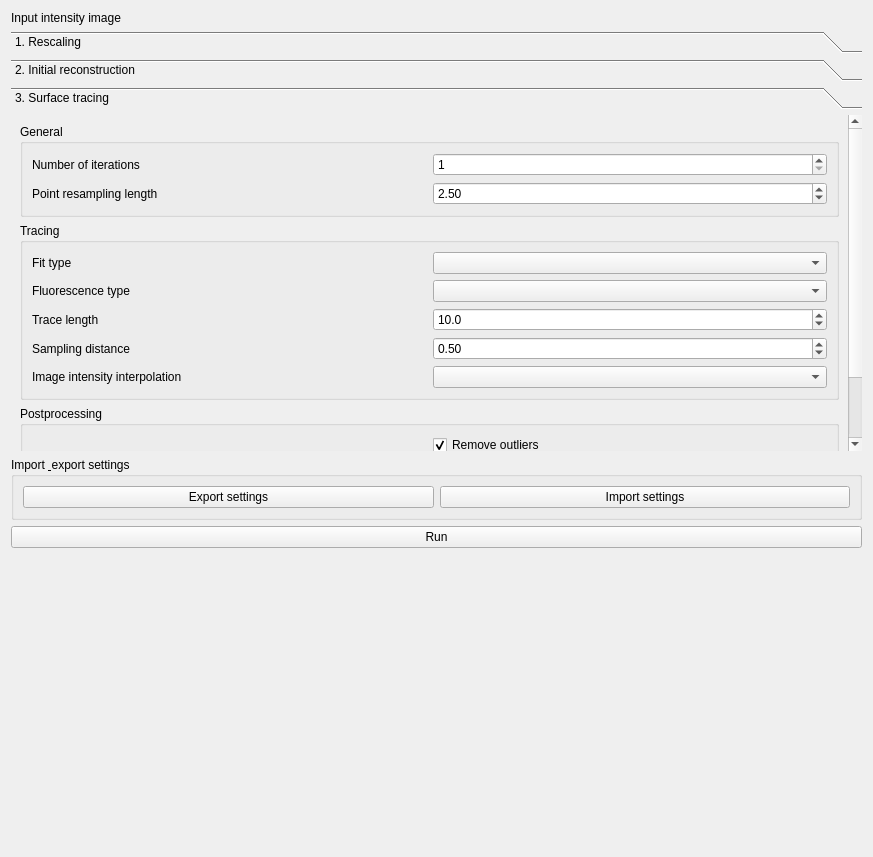
<?xml version="1.0" encoding="UTF-8"?>
<ui version="4.0">
 <class>toolbox</class>
 <widget class="QWidget" name="toolbox">
  <property name="geometry">
   <rect>
    <x>0</x>
    <y>0</y>
    <width>873</width>
    <height>857</height>
   </rect>
  </property>
  <property name="windowTitle">
   <string>Form</string>
  </property>
  <layout class="QGridLayout" name="gridLayout">
   <item row="0" column="0">
    <widget class="QLabel" name="label_3">
     <property name="text">
      <string>Input intensity image</string>
     </property>
    </widget>
   </item>
   <item row="0" column="1">
    <widget class="QWidget" name="widget" native="true"/>
   </item>
   <item row="1" column="0" colspan="2">
    <widget class="QToolBox" name="toolBox">
     <property name="currentIndex">
      <number>2</number>
     </property>
     <widget class="QWidget" name="page_3">
      <property name="geometry">
       <rect>
        <x>0</x>
        <y>0</y>
        <width>855</width>
        <height>277</height>
       </rect>
      </property>
      <attribute name="label">
       <string>1. Rescaling</string>
      </attribute>
      <layout class="QGridLayout" name="gridLayout_7">
       <item row="0" column="1">
        <widget class="QDoubleSpinBox" name="doubleSpinBox_voxelsize_x">
         <property name="decimals">
          <number>4</number>
         </property>
         <property name="value">
          <double>1.000000000000000</double>
         </property>
        </widget>
       </item>
       <item row="1" column="0">
        <widget class="QLabel" name="label_4">
         <property name="text">
          <string>Voxel size y [µm]</string>
         </property>
        </widget>
       </item>
       <item row="0" column="0">
        <widget class="QLabel" name="label_11">
         <property name="text">
          <string>Voxel size x [µm]</string>
         </property>
        </widget>
       </item>
       <item row="3" column="1">
        <widget class="QDoubleSpinBox" name="doubleSpinBox_target_voxelsize">
         <property name="decimals">
          <number>4</number>
         </property>
         <property name="value">
          <double>1.000000000000000</double>
         </property>
        </widget>
       </item>
       <item row="2" column="0">
        <widget class="QLabel" name="label_14">
         <property name="text">
          <string>Voxel size z [µm]</string>
         </property>
        </widget>
       </item>
       <item row="3" column="0">
        <widget class="QLabel" name="label_15">
         <property name="text">
          <string>Target voxel size [µm]</string>
         </property>
        </widget>
       </item>
       <item row="1" column="1">
        <widget class="QDoubleSpinBox" name="doubleSpinBox_voxelsize_y">
         <property name="decimals">
          <number>4</number>
         </property>
         <property name="value">
          <double>1.000000000000000</double>
         </property>
        </widget>
       </item>
       <item row="2" column="1">
        <widget class="QDoubleSpinBox" name="doubleSpinBox_voxelsize_z">
         <property name="decimals">
          <number>4</number>
         </property>
         <property name="value">
          <double>1.000000000000000</double>
         </property>
        </widget>
       </item>
       <item row="4" column="0" colspan="2">
        <spacer name="verticalSpacer_4">
         <property name="orientation">
          <enum>Qt::Vertical</enum>
         </property>
         <property name="sizeHint" stdset="0">
          <size>
           <width>20</width>
           <height>40</height>
          </size>
         </property>
        </spacer>
       </item>
      </layout>
     </widget>
     <widget class="QWidget" name="page">
      <property name="geometry">
       <rect>
        <x>0</x>
        <y>0</y>
        <width>855</width>
        <height>277</height>
       </rect>
      </property>
      <attribute name="label">
       <string>2. Initial reconstruction</string>
      </attribute>
      <layout class="QGridLayout" name="gridLayout_3">
       <item row="0" column="3">
        <widget class="QDoubleSpinBox" name="doubleSpinBox_gaussian_blur">
         <property name="decimals">
          <number>1</number>
         </property>
         <property name="maximum">
          <double>10.000000000000000</double>
         </property>
         <property name="value">
          <double>1.000000000000000</double>
         </property>
        </widget>
       </item>
       <item row="1" column="3">
        <widget class="QSpinBox" name="spinBox_n_vertices">
         <property name="minimum">
          <number>64</number>
         </property>
         <property name="maximum">
          <number>4096</number>
         </property>
         <property name="value">
          <number>256</number>
         </property>
        </widget>
       </item>
       <item row="2" column="1" colspan="2">
        <widget class="QLabel" name="label_2">
         <property name="text">
          <string>Surface smoothing iterations</string>
         </property>
        </widget>
       </item>
       <item row="0" column="1">
        <widget class="QLabel" name="label_16">
         <property name="text">
          <string>Image smoothing sigma</string>
         </property>
        </widget>
       </item>
       <item row="3" column="2">
        <spacer name="verticalSpacer">
         <property name="orientation">
          <enum>Qt::Vertical</enum>
         </property>
         <property name="sizeHint" stdset="0">
          <size>
           <width>20</width>
           <height>40</height>
          </size>
         </property>
        </spacer>
       </item>
       <item row="2" column="3">
        <widget class="QSpinBox" name="spinBox_n_smoothing">
         <property name="value">
          <number>10</number>
         </property>
        </widget>
       </item>
       <item row="1" column="1" colspan="2">
        <widget class="QLabel" name="label">
         <property name="text">
          <string>Initial number of points</string>
         </property>
        </widget>
       </item>
      </layout>
     </widget>
     <widget class="QWidget" name="page_2">
      <property name="geometry">
       <rect>
        <x>0</x>
        <y>0</y>
        <width>838</width>
        <height>365</height>
       </rect>
      </property>
      <attribute name="label">
       <string>3. Surface tracing</string>
      </attribute>
      <layout class="QGridLayout" name="gridLayout_2">
       <item row="2" column="0" colspan="2">
        <widget class="QGroupBox" name="groupBox_2">
         <property name="title">
          <string>Postprocessing</string>
         </property>
         <layout class="QGridLayout" name="gridLayout_5">
          <item row="0" column="1">
           <widget class="QCheckBox" name="checkBox_remove_outliers">
            <property name="text">
             <string>Remove outliers</string>
            </property>
            <property name="checked">
             <bool>true</bool>
            </property>
           </widget>
          </item>
          <item row="1" column="1">
           <widget class="QDoubleSpinBox" name="doubleSpinBox_outlier_tolerance">
            <property name="minimum">
             <double>0.000000000000000</double>
            </property>
            <property name="maximum">
             <double>10.000000000000000</double>
            </property>
            <property name="singleStep">
             <double>0.100000000000000</double>
            </property>
            <property name="value">
             <double>1.500000000000000</double>
            </property>
           </widget>
          </item>
          <item row="1" column="0">
           <widget class="QLabel" name="label_9">
            <property name="text">
             <string>Outlier tolerance</string>
            </property>
           </widget>
          </item>
         </layout>
        </widget>
       </item>
       <item row="3" column="0">
        <widget class="QCheckBox" name="checkBox_use_dask">
         <property name="text">
          <string>Parallelize with dask</string>
         </property>
        </widget>
       </item>
       <item row="0" column="0" colspan="2">
        <widget class="QGroupBox" name="groupBox_3">
         <property name="title">
          <string>General</string>
         </property>
         <layout class="QGridLayout" name="gridLayout_6">
          <item row="0" column="1">
           <widget class="QSpinBox" name="spinBox_n_refinement_steps">
            <property name="minimum">
             <number>1</number>
            </property>
            <property name="maximum">
             <number>10</number>
            </property>
           </widget>
          </item>
          <item row="0" column="0">
           <widget class="QLabel" name="label_12">
            <property name="text">
             <string>Number of iterations</string>
            </property>
           </widget>
          </item>
          <item row="1" column="0">
           <widget class="QLabel" name="label_13">
            <property name="text">
             <string>Point resampling length</string>
            </property>
           </widget>
          </item>
          <item row="1" column="1">
           <widget class="QDoubleSpinBox" name="doubleSpinBox_sampling_length">
            <property name="minimum">
             <double>0.500000000000000</double>
            </property>
            <property name="singleStep">
             <double>1.000000000000000</double>
            </property>
            <property name="value">
             <double>2.500000000000000</double>
            </property>
           </widget>
          </item>
         </layout>
        </widget>
       </item>
       <item row="1" column="0" colspan="2">
        <widget class="QGroupBox" name="groupBox">
         <property name="title">
          <string>Tracing</string>
         </property>
         <layout class="QGridLayout" name="gridLayout_4">
          <item row="0" column="0">
           <widget class="QLabel" name="label_5">
            <property name="text">
             <string>Fit type</string>
            </property>
           </widget>
          </item>
          <item row="2" column="0">
           <widget class="QLabel" name="label_7">
            <property name="text">
             <string>Trace length</string>
            </property>
           </widget>
          </item>
          <item row="0" column="1">
           <widget class="QComboBox" name="comboBox_fittype"/>
          </item>
          <item row="1" column="1">
           <widget class="QComboBox" name="comboBox_fluorescence_type">
            <property name="currentText">
             <string/>
            </property>
           </widget>
          </item>
          <item row="1" column="0">
           <widget class="QLabel" name="label_6">
            <property name="text">
             <string>Fluorescence type</string>
            </property>
           </widget>
          </item>
          <item row="3" column="1">
           <widget class="QDoubleSpinBox" name="doubleSpinBox_sampling_distance">
            <property name="minimum">
             <double>0.100000000000000</double>
            </property>
            <property name="maximum">
             <double>10.000000000000000</double>
            </property>
            <property name="singleStep">
             <double>0.250000000000000</double>
            </property>
            <property name="value">
             <double>0.500000000000000</double>
            </property>
           </widget>
          </item>
          <item row="3" column="0">
           <widget class="QLabel" name="label_8">
            <property name="text">
             <string>Sampling distance</string>
            </property>
           </widget>
          </item>
          <item row="2" column="1">
           <widget class="QDoubleSpinBox" name="doubleSpinBox_trace_length">
            <property name="decimals">
             <number>1</number>
            </property>
            <property name="minimum">
             <double>2.000000000000000</double>
            </property>
            <property name="value">
             <double>10.000000000000000</double>
            </property>
           </widget>
          </item>
          <item row="4" column="0">
           <widget class="QLabel" name="label_10">
            <property name="text">
             <string>Image intensity interpolation</string>
            </property>
           </widget>
          </item>
          <item row="4" column="1">
           <widget class="QComboBox" name="comboBox_interpolation_method">
            <property name="currentText">
             <string/>
            </property>
           </widget>
          </item>
         </layout>
        </widget>
       </item>
       <item row="4" column="0">
        <spacer name="verticalSpacer_2">
         <property name="orientation">
          <enum>Qt::Vertical</enum>
         </property>
         <property name="sizeHint" stdset="0">
          <size>
           <width>20</width>
           <height>40</height>
          </size>
         </property>
        </spacer>
       </item>
      </layout>
     </widget>
    </widget>
   </item>
   <item row="2" column="0" colspan="2">
    <widget class="QGroupBox" name="groupBox_4">
     <property name="title">
      <string>Import &amp; export settings</string>
     </property>
     <layout class="QHBoxLayout" name="horizontalLayout">
      <item>
       <widget class="QPushButton" name="pushButton_export">
        <property name="text">
         <string>Export settings</string>
        </property>
       </widget>
      </item>
      <item>
       <widget class="QPushButton" name="pushButton_import">
        <property name="text">
         <string>Import settings</string>
        </property>
       </widget>
      </item>
     </layout>
    </widget>
   </item>
   <item row="3" column="0" colspan="2">
    <widget class="QPushButton" name="pushButton_run">
     <property name="text">
      <string>Run</string>
     </property>
    </widget>
   </item>
   <item row="4" column="1">
    <spacer name="verticalSpacer_3">
     <property name="orientation">
      <enum>Qt::Vertical</enum>
     </property>
     <property name="sizeHint" stdset="0">
      <size>
       <width>20</width>
       <height>40</height>
      </size>
     </property>
    </spacer>
   </item>
  </layout>
 </widget>
 <tabstops>
  <tabstop>doubleSpinBox_voxelsize_x</tabstop>
  <tabstop>doubleSpinBox_voxelsize_y</tabstop>
  <tabstop>doubleSpinBox_voxelsize_z</tabstop>
  <tabstop>doubleSpinBox_target_voxelsize</tabstop>
  <tabstop>doubleSpinBox_gaussian_blur</tabstop>
  <tabstop>spinBox_n_vertices</tabstop>
  <tabstop>spinBox_n_smoothing</tabstop>
  <tabstop>spinBox_n_refinement_steps</tabstop>
  <tabstop>doubleSpinBox_sampling_length</tabstop>
  <tabstop>comboBox_fittype</tabstop>
  <tabstop>comboBox_fluorescence_type</tabstop>
  <tabstop>doubleSpinBox_trace_length</tabstop>
  <tabstop>doubleSpinBox_sampling_distance</tabstop>
  <tabstop>comboBox_interpolation_method</tabstop>
  <tabstop>checkBox_remove_outliers</tabstop>
  <tabstop>doubleSpinBox_outlier_tolerance</tabstop>
  <tabstop>checkBox_use_dask</tabstop>
 </tabstops>
 <resources/>
 <connections/>
</ui>
